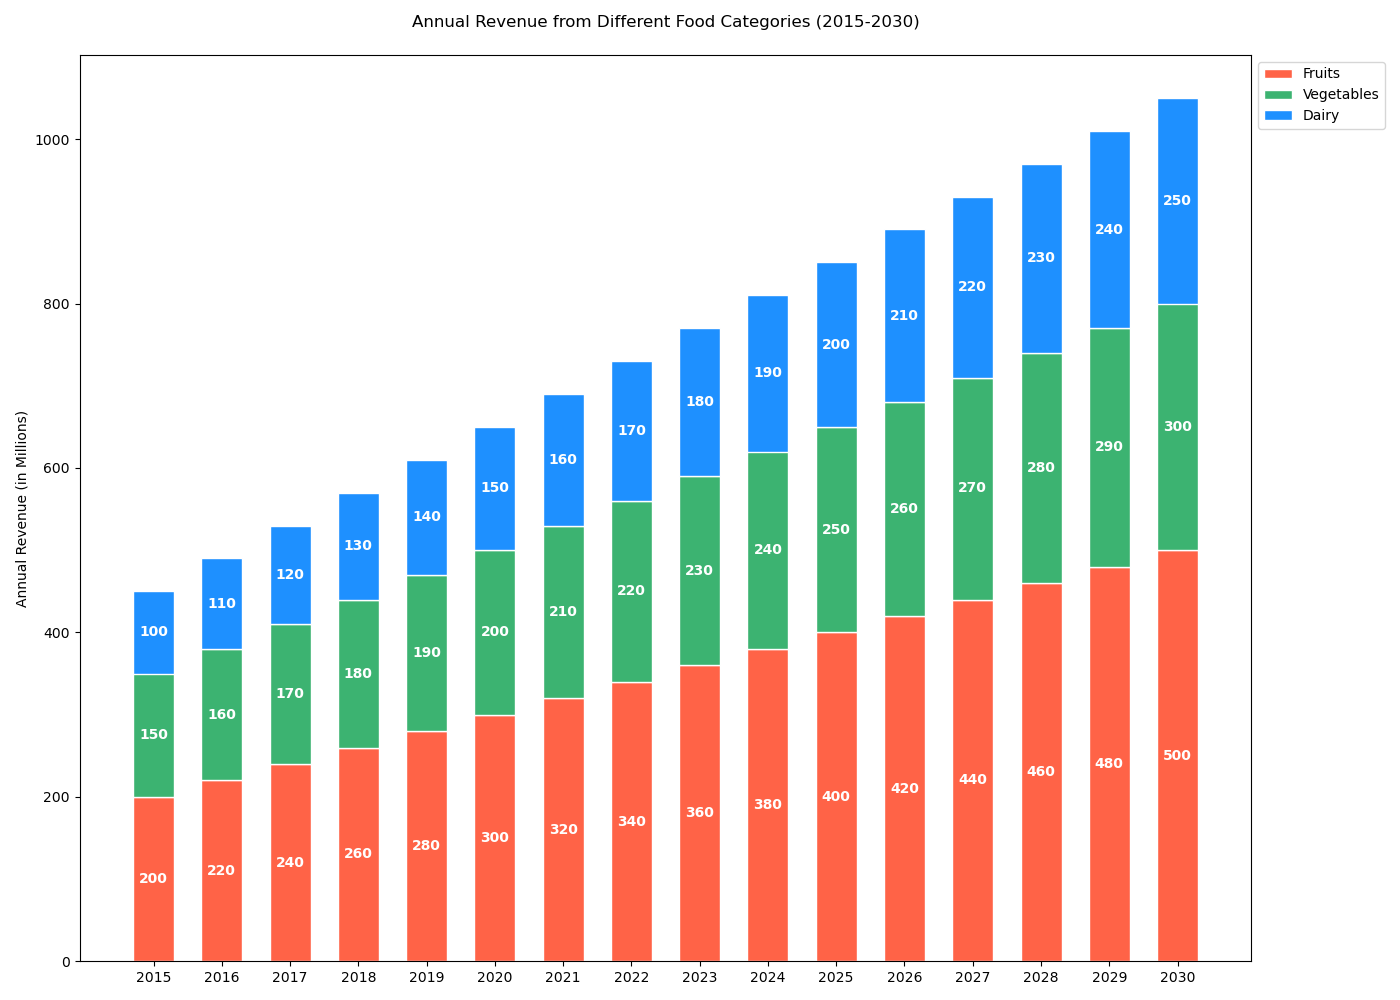

Reproduce this figure in Python.

import matplotlib.pyplot as plt

# Data
years = ['2015', '2016', '2017', '2018', '2019', '2020', '2021', '2022', '2023', '2024', '2025', '2026', '2027', '2028', '2029', '2030']
fruits = [200, 220, 240, 260, 280, 300, 320, 340, 360, 380, 400, 420, 440, 460, 480, 500]
vegetables = [150, 160, 170, 180, 190, 200, 210, 220, 230, 240, 250, 260, 270, 280, 290, 300]
dairy = [100, 110, 120, 130, 140, 150, 160, 170, 180, 190, 200, 210, 220, 230, 240, 250]

# Plot
fig, ax = plt.subplots(figsize=(14, 10))

ax.bar(years, fruits, color='#FF6347', edgecolor='white', width=0.6, label='Fruits')
ax.bar(years, vegetables, bottom=fruits, color='#3CB371', edgecolor='white', width=0.6, label='Vegetables')
ax.bar(years, dairy, bottom=[i + j for i, j in zip(fruits, vegetables)], color='#1E90FF', edgecolor='white', width=0.6, label='Dairy')

# Labels and Title
ax.set_ylabel('Annual Revenue (in Millions)')
ax.set_title('Annual Revenue from Different Food Categories (2015-2030)', pad=20)
ax.legend(loc='upper left', bbox_to_anchor=(1, 1))

# Numerical Labels
for i in range(len(years)):
    ax.text(i, fruits[i] / 2, str(fruits[i]), ha='center', va='center', color='white', fontweight='bold')
    ax.text(i, fruits[i] + vegetables[i] / 2, str(vegetables[i]), ha='center', va='center', color='white', fontweight='bold')
    ax.text(i, fruits[i] + vegetables[i] + dairy[i] / 2, str(dairy[i]), ha='center', va='center', color='white', fontweight='bold')

# Display the plot
plt.tight_layout()
plt.show()
